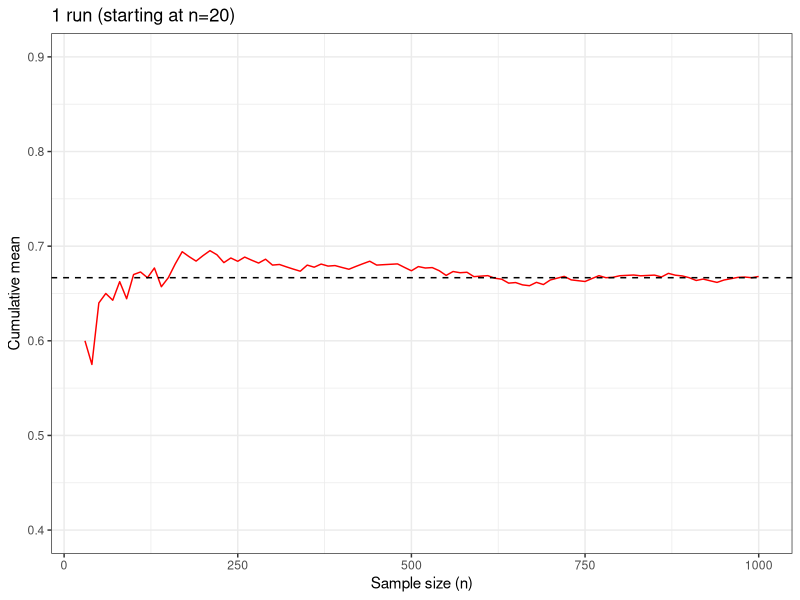
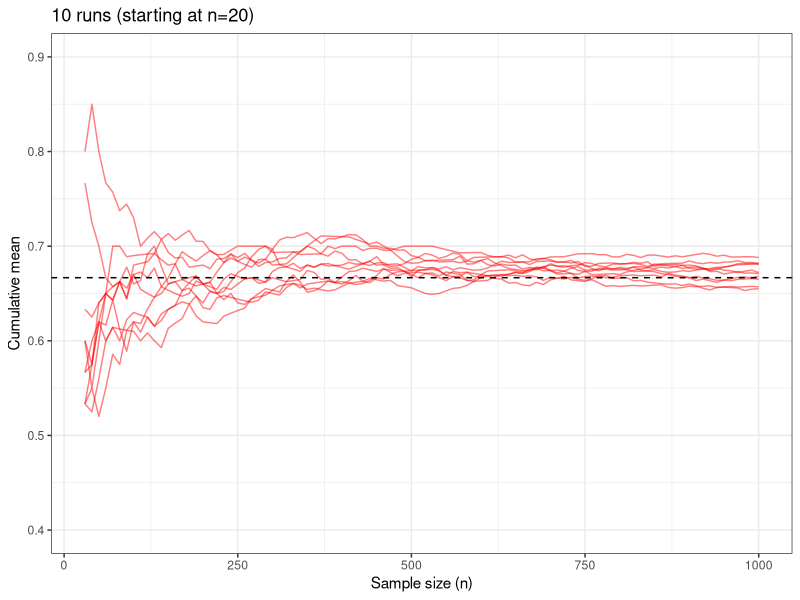
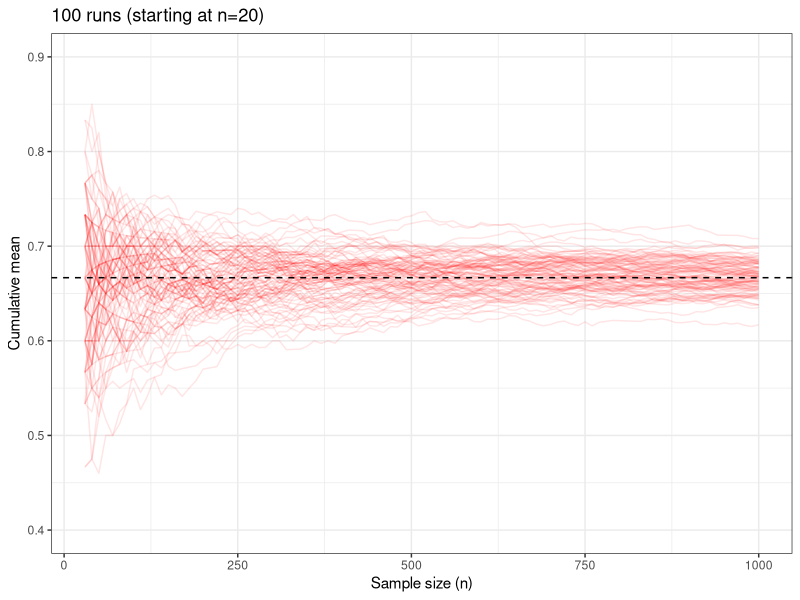
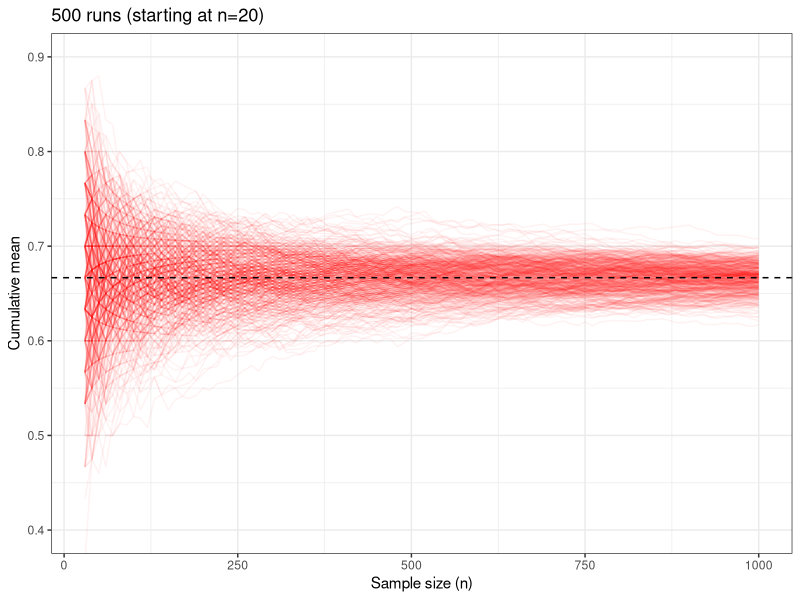
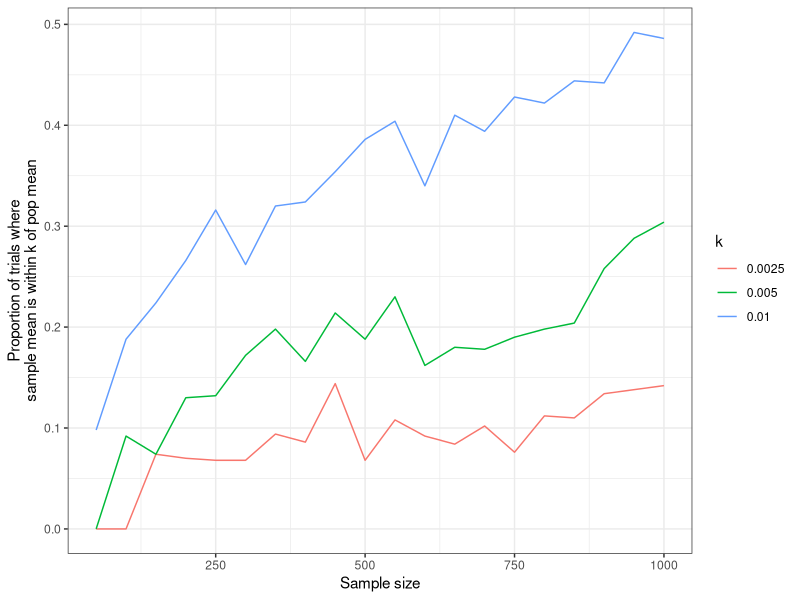
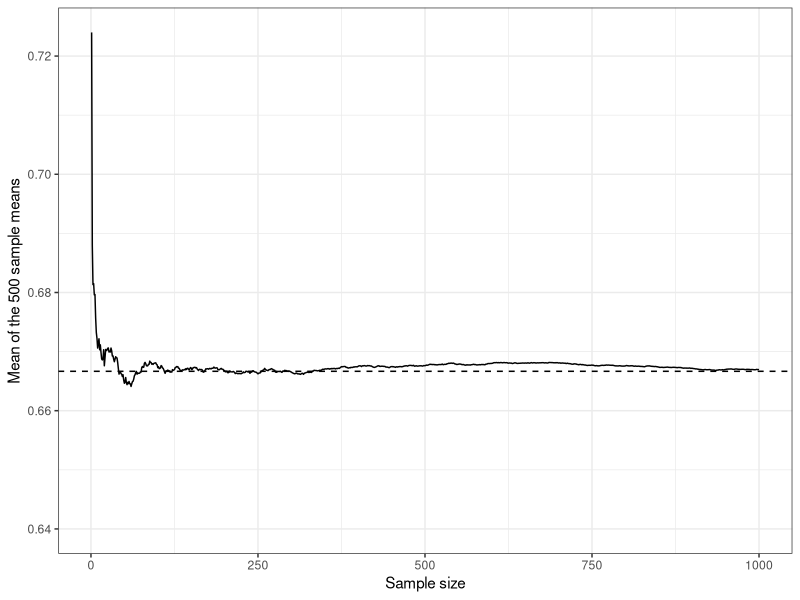
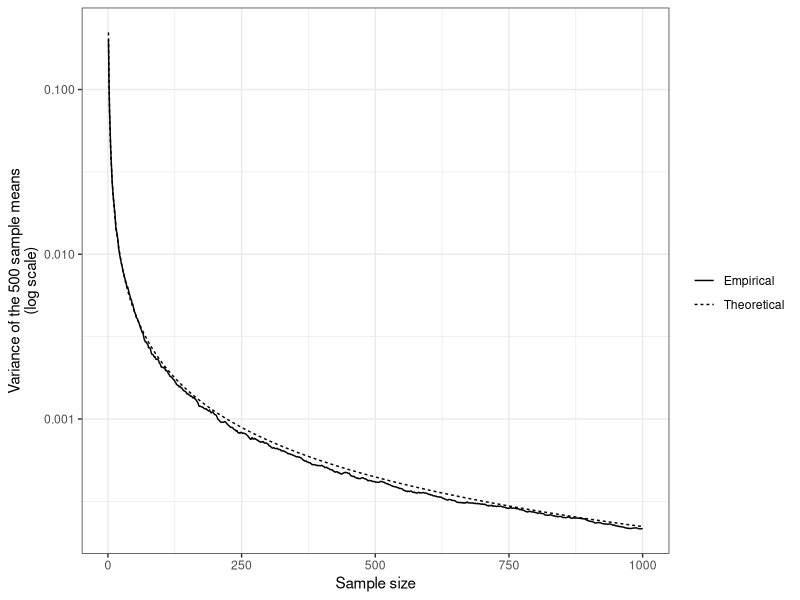
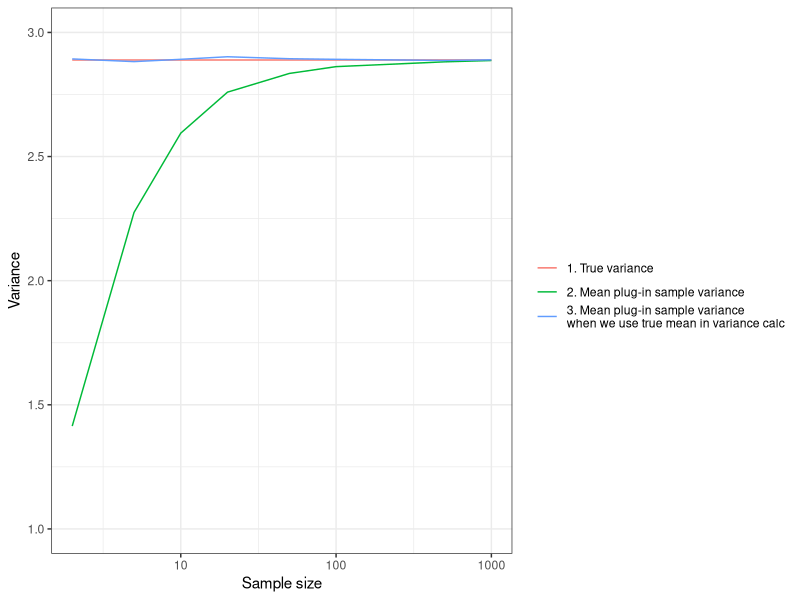

Write R code to recreate these figures, in order.
## ---- chunk 1
#| warning: false
#| message: false

library(tidyverse)
knitr::opts_chunk$set(dev = "ragg_png")
## ---- chunk 2
#| echo: true
set.seed(122)
xs <- c(1,2,3)
probs <- c(.2, .5, .3)
## ---- chunk 3
#| echo: true
# E[X], analytically
sum(xs*probs)
# E[X], numerically: mean of a large sample from f(x)
mean(sample(x = xs, size = 10000, replace = T, prob = probs))
# E[\overline{X}], numerically: mean of many sample means 
storage <- rep(NA, 10000)
for(i in 1:length(storage)){
  storage[i] <- mean(sample(x = xs, size = 10, replace = T, prob = probs))
}
mean(storage)
## ---- chunk 4
I <- 500
J <- 1000 # number of samples
# js <- seq(20, J, by = 10)
set.seed(123)

expand_grid(i = 1:I,
            j = 1:J) |> 
  mutate(draw = sample(x = c(1,0), size = I*J, replace = T, prob = c(2/3, 1/3))) -> dat

dat |> 
  group_by(i) |> 
  mutate(cm = cummean(draw)) -> datt
## ---- chunk 5
datt |> 
  filter(j > 20 & i == 1) |> 
  filter(j %% 10 == 0) |> 
  ggplot(aes(x = j, y = cm, group = i)) + 
  geom_line(alpha = 1, col = "red") + 
  theme_bw() + 
  labs(x = "Sample size (n)", y = "Cumulative mean", title = "1 run (starting at n=20)") + 
  coord_cartesian(ylim = c(.4, .9)) + 
  geom_hline(yintercept = 2/3, lty = 2)
## ---- chunk 6
datt |> 
  filter(j > 20 & i < 11) |> 
  filter(j %% 10 == 0) |> 
  ggplot(aes(x = j, y = cm, group = i)) + 
  geom_line(alpha = .5, col = "red") + 
  theme_bw() + 
  labs(x = "Sample size (n)", y = "Cumulative mean", title = "10 runs (starting at n=20)") + 
  coord_cartesian(ylim = c(.4, .9)) + 
  geom_hline(yintercept = 2/3, lty = 2)
## ---- chunk 7
datt |> 
  filter(j > 20 & i < 101) |> 
  filter(j %% 10 == 0) |> 
  ggplot(aes(x = j, y = cm, group = i)) + 
  geom_line(alpha = .1, col = "red") + 
  theme_bw() + 
  labs(x = "Sample size (n)", y = "Cumulative mean", title = "100 runs (starting at n=20)") + 
  coord_cartesian(ylim = c(.4, .9)) + 
  geom_hline(yintercept = 2/3, lty = 2)
## ---- chunk 8
datt |> 
  filter(j > 20) |> 
  filter(j %% 10 == 0) |> 
  ggplot(aes(x = j, y = cm, group = i)) + 
  geom_line(alpha = .05, col = "red") + 
  theme_bw() + 
  labs(x = "Sample size (n)", y = "Cumulative mean", title = "500 runs (starting at n=20)") + 
  coord_cartesian(ylim = c(.4, .9)) + 
  geom_hline(yintercept = 2/3, lty = 2) 
## ---- chunk 9
datt |> 
  ungroup() |> 
  mutate(dev = abs(cm - 2/3)) |>
  filter(j %% 50 == 0) |> 
  expand_grid(k = c(.0025, .005, .01)) |> 
  group_by(j, k) |> 
  summarize(prop_inside = mean(dev < k)) -> dattt

dattt |> 
  ungroup() |> 
  ggplot(aes(x = j, y = prop_inside, col = factor(k), group = factor(k))) + 
  geom_line() + 
  labs(x = "Sample size", y = "Proportion of trials where\nsample mean is within k of pop mean",
       col = "k") + 
  theme_bw()
## ---- chunk 10
datt |> 
  ungroup() |> 
  group_by(j) |> 
  mutate(ebarx = mean(cm)) |> 
  ggplot(aes(x = j, y = ebarx)) + 
  geom_line() + 
  theme_bw() +
  geom_hline(yintercept = 2/3, lty = 2) + 
  expand_limits(y = c(.64, .7)) +
  labs(x = "Sample size", y = "Mean of the 500 sample means")
## ---- chunk 11
#| cache: true 
# right
datt |> 
  ungroup() |> 
  group_by(j) |> 
  mutate(vbarx_Empirical = var(cm),
         vbarx_Theoretical = (2/3)*(1 - 2/3)/j) |>
  pivot_longer(cols = starts_with("vbarx_"), names_prefix = "vbarx_", names_to = "type", values_to = "vbarx") -> for_vbar_plot
## ---- chunk 12
for_vbar_plot |> 
  ggplot(aes(x = j, y = vbarx, lty = type)) + 
  geom_line() + 
  scale_y_log10() +
  theme_bw() +
  labs(x = "Sample size", y = "Variance of the 500 sample means\n(log scale)",
       lty = "")
## ---- chunk 13
#| echo: true
samp <- c(1,5,2,6,3,4,2)
## ---- chunk 14
#| echo: true
mean(samp^2) - mean(samp)^2
## ---- chunk 15
#| echo: true
mean((samp - mean(samp))^2)
## ---- chunk 16
#| echo: true
mean(samp^2) - mean(samp)^2 # our plug-in sample variance estimator
var(samp)                # R's var() function
## ---- chunk 17
x <- c(1,2,5)
vx <- mean(x^2) - mean(x)^2

pisv_func <- function(samp){mean(samp^2) - mean(samp)^2}
pisv_func_2 <- function(samp, ex){mean((samp - ex)^2)}

expand_grid(size = c(2, 5, 10, 20, 50, 100, 500, 1000),
            rep = 1:1000) |> 
  mutate(samp = map(size, sample, x = x, replace = T)) |> 
  mutate(pisv = sapply(samp, pisv_func),
         #unbiased_v = sapply(samp, var),
         pisv_2 = sapply(samp, pisv_func_2, ex = mean(x))) |> 
  group_by(size) |> 
  summarize(`1. True variance` = vx,
            `2. Mean plug-in sample variance` = mean(pisv),
            `3. Mean plug-in sample variance\nwhen we use true mean in variance calc` = mean(pisv_2)) |> 
            # `2. Unbiased variance estimate` = unbiased_v) |>  # (1 - 1/size)*vx) |>
  pivot_longer(cols = contains("variance")) |> 
  ggplot(aes(x = size, y = value, col = name)) +
  geom_line() + 
  scale_x_log10() + 
  labs(x = "Sample size", y = "Variance", col = "") + 
  expand_limits(y = c(1, 3)) + 
  theme_bw()
## ---- chunk 18
x <- c(0, 1)
ex = mean(x)
vx <- mean((x - mean(x))^2)

n <- 2
m <- 10000
samp_means <- replicate(m, mean(sample(x, size = n, replace = T)))

tibble(sm = samp_means) |> 
  count(sm) -> counts 

bind_rows(counts |> mutate(type = "tip"),
          counts |> mutate(type = "base", n = 0)) -> for_plot 

for_plot %>% 
  ggplot(aes(x = sm, y = n)) + 
  geom_point(data = filter(for_plot, type == "tip")) +
  geom_line(aes(group = factor(sm))) +
  labs(x = "Sample mean", y = "Frequency in 10,000 draws") + 
  theme_bw()
## ---- chunk 19
n <- 1000
samp_means <- replicate(m, mean(sample(x, size = n, replace = T)))

dnorm10 <- function(...){
  37*dnorm(...)
}
tibble(sm = samp_means) |> 
  ggplot(aes(x = sm)) + 
  geom_histogram(bins = 30) + # aes(y = ..density..),  
  stat_function(fun = dnorm10,
                args = list(mean = mean(x), sd = sqrt((mean(x^2) - mean(x)^2)/n)),
                col = "red") + 
  labs(x = "Sample mean", y = "Frequency in 10,000 draws") + 
  theme_bw()
## ---- chunk 20

expand_grid(n = c(3, 10, 20, 100, 1000, 2000),
            rep = 1:10000) |> 
  mutate(samp = map(n, sample, x = c(0, 1), replace = T),
         samp_mean = map_dbl(samp, mean),
         z = sqrt(n)*(samp_mean - ex)/sqrt(vx),
         facet_labs = fct_reorder(str_c("n = ", n), n)) |> 
  ggplot(aes(x = z)) +
  geom_histogram(aes(y = ..density..), breaks = .0001 + seq(-3, 3, by = .25), alpha = .6) + 
  #geom_density(col = "blue") + # histogram(aes(y = ..density..), breaks = .0001 + seq(-3, 3, by = .25)) +
  facet_wrap(vars(facet_labs)) + 
  stat_function(fun = dnorm,
                args = list(mean = 0, sd = 1),
                col = "red") + 
  labs(x = "z-score", y = "Density") + 
  theme_bw()
## ---- chunk 21
#| echo: true
choose(n = 1000, k = 1000)
choose(n = 1000, k = 500)
## ---- chunk 22
#| echo: true
ks <- 0:1000 # number of heads
n <- 1000 # sample size

nways <- rep(NA, 1001) # storage for for-loop
for(i in 1:length(ks)){
  # number of ways to get k successes in n trials
  nways[i] <- choose(k = ks[i], n = n) 
}
head(nways, 4)
## ---- chunk 23
#| echo: true
plot(ks/1000, nways/sum(nways), pch = 19, cex = .25, 
     xlab = "Proportion of heads in 1000 tries", ylab = "Probability of observing this proportion")
## ---- chunk 24
plot(ks/1000, nways/sum(nways), pch = 19, cex = .25, 
     xlab = "Proportion of heads in 1000 tries", ylab = "Probability of observing this proportion",
     xlim = c(.4, .6))
x <- seq(.4, .6, length = 1000)
lines(x, dnorm(x, mean = .5, sd = sqrt(.5^2/1000))/1000, col = "blue")
text(x = .55, y = .02, labels = "Black dots: probability of\nobserving this proportion\nBlue line: normal distribution")
## ---- chunk 25
plot_function <- function(dat, mean_x = 10, sd_x = 3, title = "X is normal"){
  
  dat |> 
    mutate(samp_mean = map_dbl(samp, mean),
           z = sqrt(n)*(samp_mean - mean_x)/sd_x,
           facet_labs = fct_reorder(str_c("n = ", n), n)) |> 
    ggplot(aes(x = z)) +
    geom_histogram(aes(y = ..density..), breaks = .0001 + seq(-3, 3, by = .25), alpha = .6) + 
    # geom_density(col = "blue") +
    facet_wrap(vars(facet_labs)) + 
    stat_function(fun = dnorm,
                args = list(mean = 0, sd = 1),
                col = "red") + 
    labs(x = "z-score", y = "Density", title = title)
}
## ---- chunk 26
expand_grid(n = c(3, 10, 20, 100, 1000, 2000),
            rep = 1:10000) |> 
  mutate(samp = map(n, rbinom, size = 1, prob = .5)) -> dat

plot_function(dat, mean_x = .5, sd_x = .5, title = "X is binomial; Pr(success) = .5")
## ---- chunk 27
expand_grid(n = c(3, 10, 20, 100, 1000, 2000),
            rep = 1:10000) |> 
  mutate(samp = map(n, rbinom, size = 1, prob = .9)) -> dat

plot_function(dat, mean_x = .9, sd_x = sqrt(.9*.1), title = "X is binomial; Pr(success) = .9")
## ---- chunk 28
x <- seq(0, 5, by = .01)
dx <- dlnorm(x)
tibble(x, dx) |> 
  ggplot(aes(x = x, y = dx)) + 
  geom_line() + 
  labs(title = "Lognormal distribution")
## ---- chunk 29

expand_grid(n = c(3, 10, 20, 100, 1000, 2000),
            rep = 1:10000) |> 
  mutate(samp = map(n, rlnorm)) -> dat

plot_function(dat, mean_x = exp(1/2), sd_x = sqrt(exp(1)^2 - exp(1)), title = "X is lognormal")
